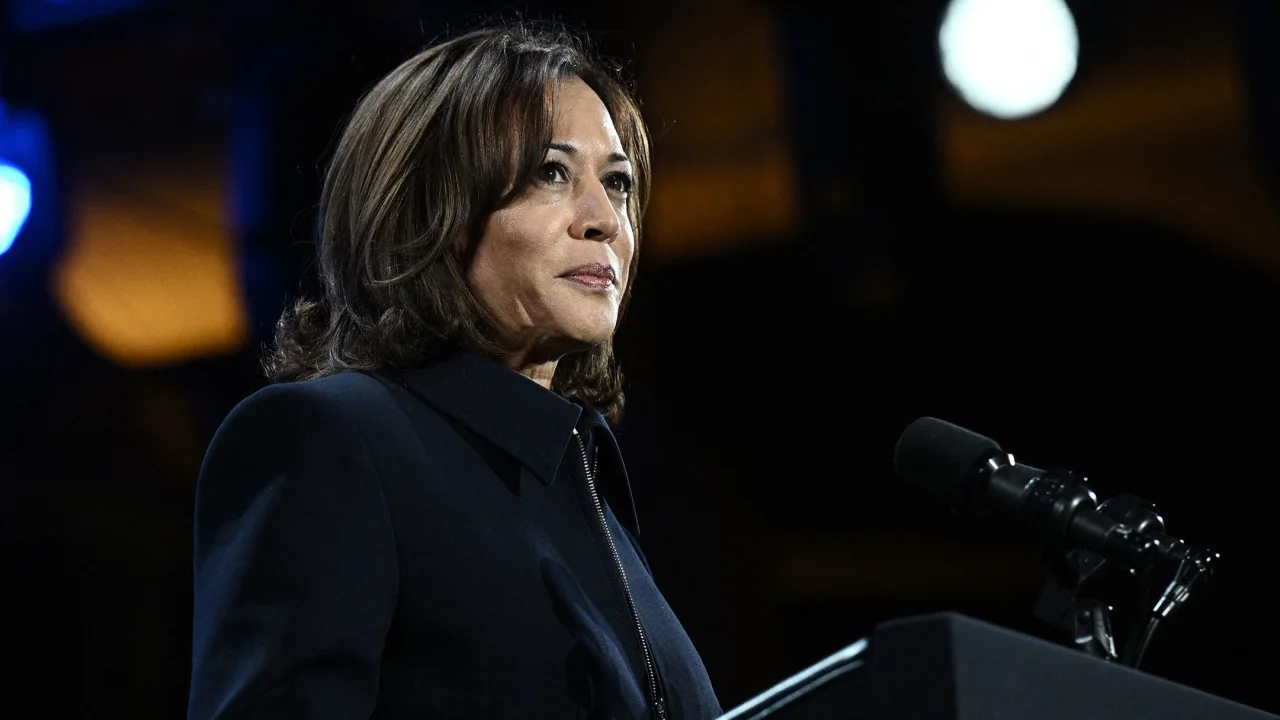
#> input picture Vision/Src/3_canny_edge_detection.webp, 1280 x 720 px; its folder holds 4 pictures in this run
$ python 3_CannyEdgeDetector.py
#> lines starting #> are read from the running program, lines starting #| are printed output that depends on the picture
### Vision/tool.py
import cv2, copy, sys
import numpy as np
import matplotlib.pyplot as plt
from PIL import Image

# 将 NumPy 的默认截断改为系统允许的最大大小
np.set_printoptions(threshold=sys.maxsize)


def imshow(img, OpenCV=True):
    """展示图像，默认自动转化 BGR -> RGB。注意！BRG 与 RGB 是恰好相反的。第二个参数传入 0 以关闭。"""
    # 如果是二值或灰度图像
    if img.ndim == 2:
        plt.imshow(img, cmap="gray")
    # 如果是彩色图像
    if img.ndim == 3:
        # 如果展示的是 OpenCV（BGR）
        if OpenCV:
            # 则要将 OpenCV 的 BGR 图像转换为 RGB 图像
            img = cv2.cvtColor(img, cv2.COLOR_BGR2RGB)
        elif not OpenCV:
            print("Showing PIL Image")
        plt.imshow(img)
    plt.axis("off")  # 去除坐标轴


def imread(filename: str):
    """用 OpenCV（BGR）读取图片文件，不涉及将 BGR 转为 RGB。资源放置在 Src 文件夹下，传入文件名即可。"""
#> called with filename = '3_canny_edge_detection.webp'
    # 绝对路径、相对路径判断
    if filename.startswith("D:") or filename.startswith("C:"):
        img = cv2.imread(filename)
    else:
        img = cv2.imread(f"Src/{filename}")
#> img is the input picture: shape (720, 1280, 3); mean B, G, R 22, 22.9, 25.4
    imshow(img)
    return img


def imwrite(img: np.array, filename: str):
    cv2.imwrite(f"C:\\Codes\\Python\\Output\\{filename}", img)


# [19 lines left out: function im_replace, not called in this run]


class UnionFind:
    """采用字典来维护 Parent"""

    # [36 lines left out: functions __init__, add, merge, find, not called in this run]

    # 判断是否属于同一个集合
    def same(self, x, y):
        return self.find(x) == self.find(y)


# [16 lines left out: function ndarr_2dim_val, not called in this run]

### Vision/3_CannyEdgeDetector.py
# %%
from tool import *


def gaussian_filter(img, kernel_size=5, sigma=1.4):
    kernel = np.fromfunction(
        lambda x, y: (1 / (2 * np.pi * (sigma**2)))
        * np.exp(
            -((x - (kernel_size - 1) / 2) ** 2 + (y - (kernel_size - 1) / 2) ** 2)
            / (2 * (sigma**2))
        ),
        (kernel_size, kernel_size),
    )
    kernel /= np.sum(kernel)
    filtered_img = cv2.filter2D(img, -1, kernel)
    return filtered_img


def sobel_filter(img):
    sobel_x_kernel = np.array([[-1, 0, 1], [-2, 0, 2], [-1, 0, 1]])
    sobel_y_kernel = np.array([[1, 2, 1], [0, 0, 0], [-1, -2, -1]])
    sobel_x = cv2.filter2D(img, -1, sobel_x_kernel)
    sobel_y = cv2.filter2D(img, -1, sobel_y_kernel)
    gradient_mag = np.abs(sobel_x) + np.abs(sobel_y)
    # gradient_mag = np.hypot(sobel_x, sobel_y)
    # 将 gradient 的大小扩大到范围允许的最大值
    gradient_mag *= 255.0 / gradient_mag.max()
    # 可以处理 x 为 0 的情况
    gradient_angle = np.arctan2(sobel_y, sobel_x)
    return gradient_mag, gradient_angle


# [56 lines left out: functions non_maximum_suppression, hysteresis_thresholding, not called in this run]


def canny_edge_detection(img, kernel_size=5, sigma=1.4, tl=0.05, th=0.09):
#> called with kernel_size = 3, sigma = 0.5, tl = 0.08, th = 0.15
    print(
        f"Input Parameters:\nKernel Size: {kernel_size}, Sigma: {sigma}\ntl: {tl}, th: {th}"
    )
    img_gray = cv2.cvtColor(img, cv2.COLOR_BGR2GRAY)
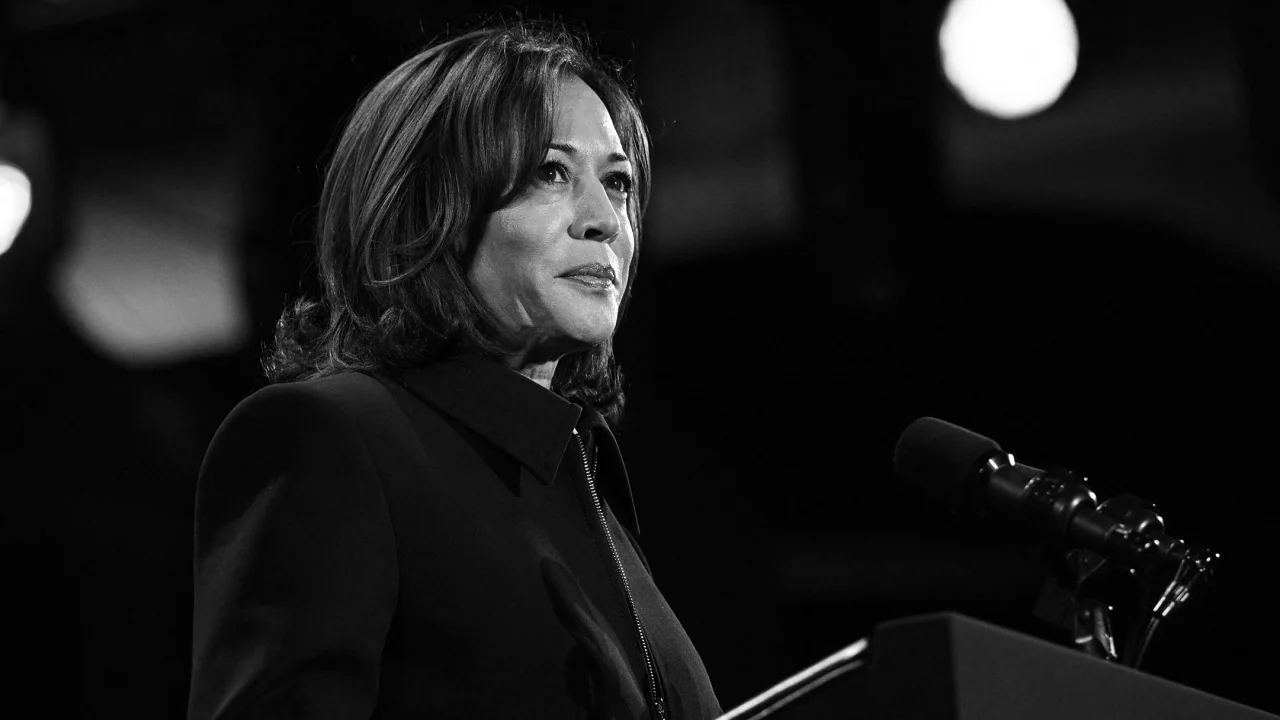
#> img_gray: shape (720, 1280); min 0, max 255, mean 23.6
    img_gaussian_filtered = gaussian_filter(img_gray, kernel_size=5, sigma=1)
    # imshow(img_gaussian_filtered)
    img_suppressed = non_maximum_suppression(*sobel_filter(img_gaussian_filtered))
#> in sobel_filter, `sobel_x = cv2.filter2D(img, -1, sobel_x_kernel)`:
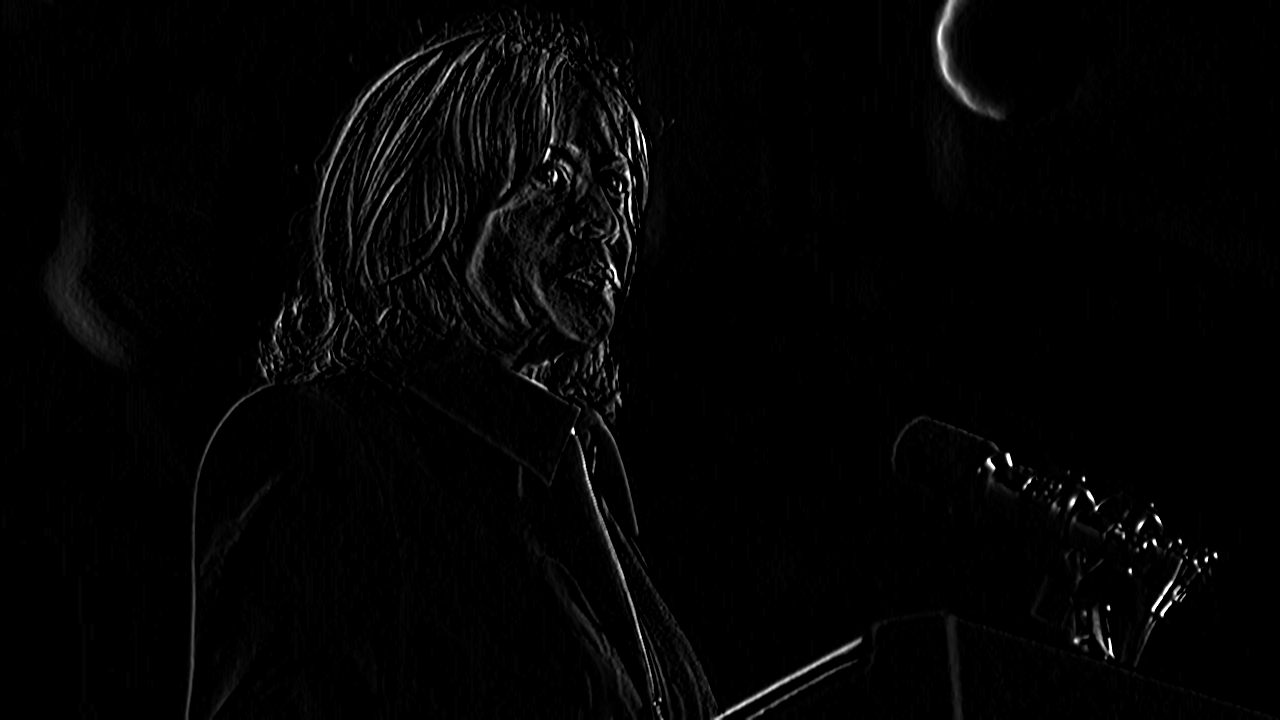
#> sobel_x: shape (720, 1280); min 0, max 255, mean 4
#> in sobel_filter, `sobel_y = cv2.filter2D(img, -1, sobel_y_kernel)`:
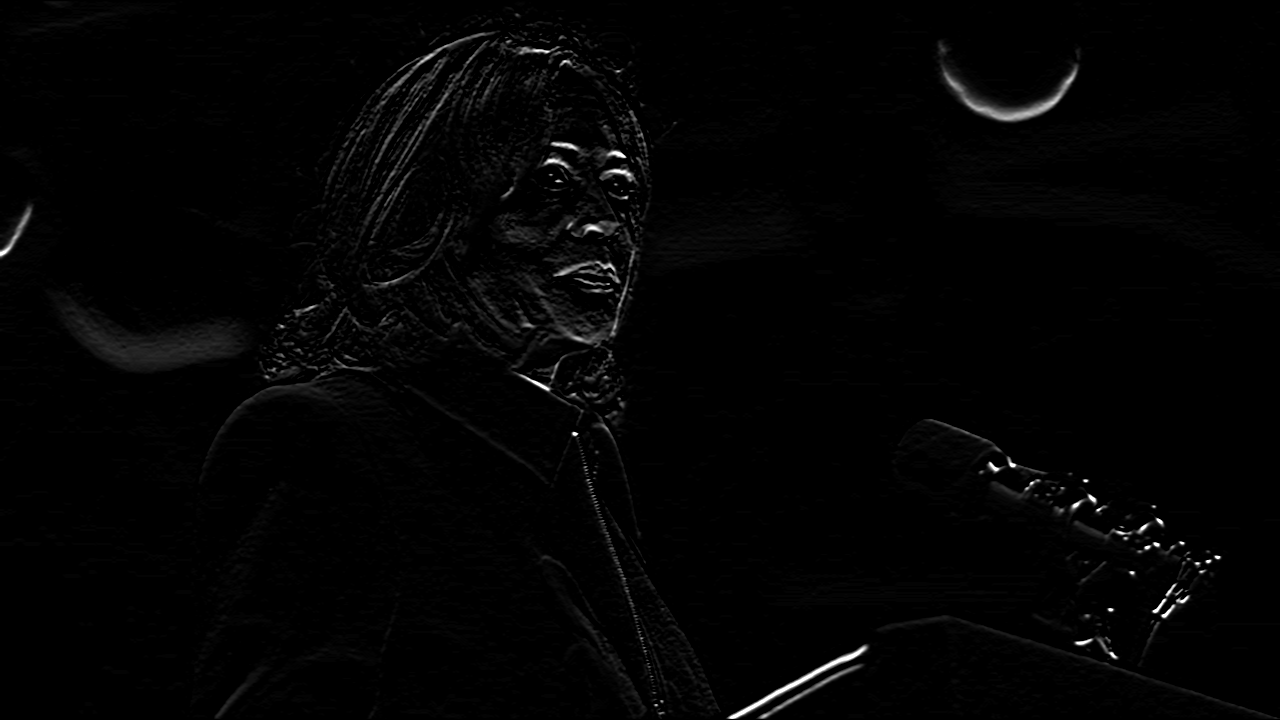
#> sobel_y: shape (720, 1280); min 0, max 255, mean 3.5
#> in sobel_filter, `gradient_mag = np.abs(sobel_x) + np.abs(sobel_y)`:
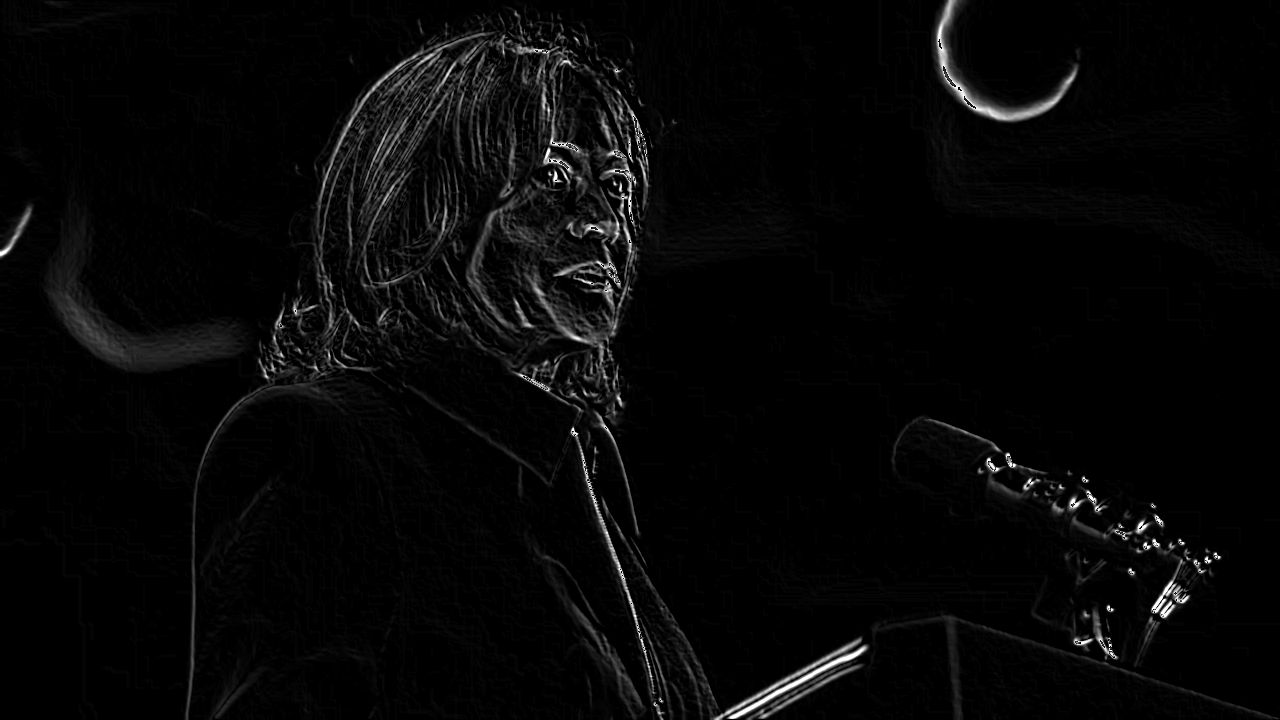
#> gradient_mag: shape (720, 1280); min 0, max 255, mean 7.2
    # imshow(img_suppressed)
    img_thresholded = hysteresis_thresholding(
        img_suppressed, low_threshold_ratio=tl, high_threshold_ratio=th
    )
    # print('img_thresholded')
    # imshow(img_thresholded)
    return img_thresholded


kernel_1 = {"kernel_size": 3, "sigma": 0.5}
kernel_2 = {"kernel_size": 5, "sigma": 1.4}
kernel_3 = {"kernel_size": 7, "sigma": 3}
threshold_1 = {"tl": 0.08, "th": 0.15}
threshold_2 = {"tl": 0.12, "th": 0.20}
threshold_3 = {"tl": 0.20, "th": 0.30}

# %%
img = imread("3_canny_edge_detection.webp")

# %%
#> (the run stopped early here; a loop or call above may not have finished)
